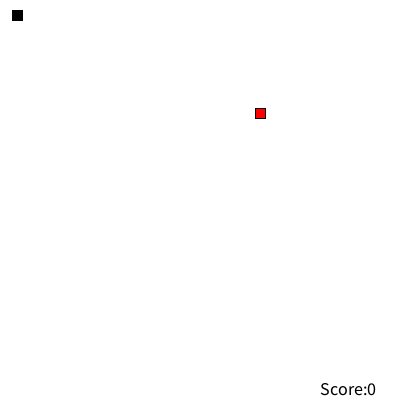
Frame 1 (no input)
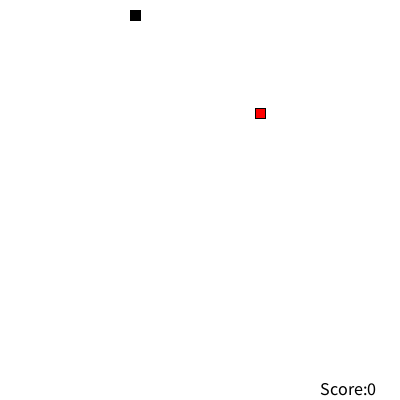
Frame 60 (the mouse pressed at the canvas centre just before this capture)
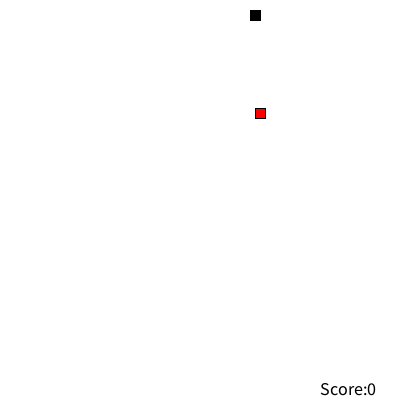
Frame 120 (the mouse held since frame 60 and released just before this capture)

The Processing sketch that drew these frames (run headless with seeded random() and noise(); from frame 60 on, the mouse is pressed at the canvas centre):

// Processing sketch: Snake4_pde
// ── Snake4_pde.pde
int w = 10;
int h = 10;
int size = 10;
float snakeX = 10;
float snakeY = 10;
ArrayList<PVector>body = new ArrayList<PVector>(); // new array
int foodX=(int) random(10, 390);
int foodY=(int) random(10, 390);
boolean up = false;
boolean down = false;
boolean left = false;
boolean right = true;
int score = 0;

void setup() {
  size(400,400);
  frameRate(60);
}

void draw(){
 background(255);
 
   fill(0); 
   textSize(18);
   text("Score:"+score,320,395);
   
   body.add(new PVector(snakeX, snakeY));
   while(body.size() > score*3)
   body.remove(0); 
   
 if (up){
   snakeY -= 2;
 }
 else if (down){
   snakeY += 2;
 }
  else if (left){
   snakeX -= 2;
 } 
  else if (right){
   snakeX += 2;
 } 
 
 rect(snakeX, snakeY, w, h); 
 for(int i=0; i<body.size(); i++)
 rect(body.get(i).x, body.get(i).y, w, h);
 fill(255);
 rect(snakeX, snakeY, h, w);
 
 
 //snake hits food and generates new location + adds length to snake + adds 1 to score
 if ( snakeX + 10 >= foodX && // Snakes right hits foods left
      snakeX <= foodX + 10 && // Snakes left hits foods right
      snakeY + 10 >= foodY && // Snakes top hits foods bottom
      snakeY <= foodY +  10)  // Snakes bottom hits foods top
 
 {
   foodX = (int) random(10, 390);
   foodY = (int) random(10, 390);
   score += 1;

 }
 
  snakeX = constrain(snakeX, snakeX/2, width-snakeX/40);
  snakeY = constrain(snakeY, snakeY/2, height-snakeY/40);
 
  
 //dectects if snake hit the edge of windows if so then restart game


 fill(0);
 rect(snakeX,snakeY,w, h);
 fill(255,0,0);
 rect(foodX,foodY, w, h);
 }
 

 
 
 //key directions for snake
 void keyPressed(){
    if (keyCode == UP && down == false) // this stops the snake from being able to go into its body
     {
      up = true;
      down = false;
      left = false;
      right = false;
    }
    if (keyCode == DOWN && up == false)
    {
      up = false;
      down = true;
      left = false;
      right = false;
    }
        if (keyCode == LEFT && right == false)
    {
      up = false;
      down = false;
      left = true;
      right = false;
    }
        if (keyCode == RIGHT && left == false)
    {
      up = false;
      down = false;
      left = false;
      right = true;
    }
  }

 
 void hitborder(){
   
 }
 
 
 
 
 
 //restarts to new game
void restart()
{
  background(255);
  snakeX = 10;
  snakeY = 10;
  score = 0;
  up = false;
  down = false;
  left = false;
  right = true;
}
 
 
